Frame 1 (no input): blank canvas, image omitted
Frame 60 (the mouse pressed at the canvas centre just before this capture): blank canvas, image omitted
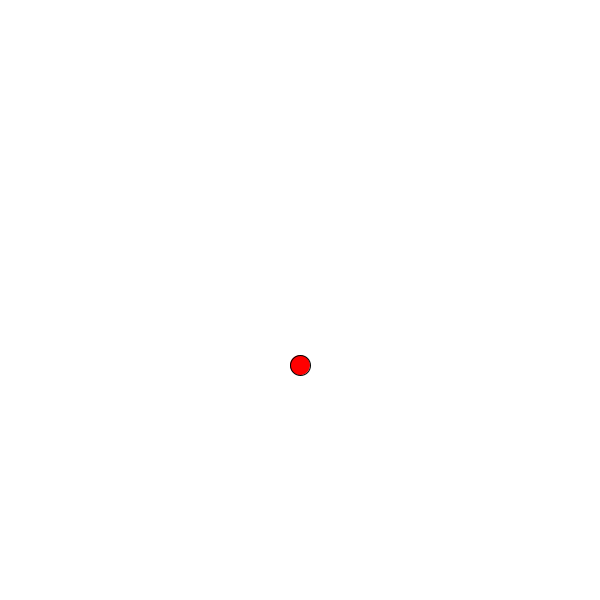
Frame 120 (the mouse held since frame 60 and released just before this capture)

The Processing sketch whose frames 1 and 60 were blank and that drew this single picture after the mouse press (run headless with seeded random() and noise(); from frame 60 on, the mouse is pressed at the canvas centre):

// Processing sketch: processing_78819
// ── processing_78819.pde

boolean firstObjCreated = false;
int projectileCount = 0, maxNumProjectiles = 20, ballSize = 20;
Projectile[] projectile = new Projectile[maxNumProjectiles];

void setup() {
  size(600, 600);
  background(255);
  fill(255,0,0);
}

void mousePressed() {
  float xPos = mouseX, yPos = mouseY;
  firstObjCreated = true;

  if (projectileCount < maxNumProjectiles) {
    float startYspeed = map(yPos, 0, height, 45, 10);
    projectile[projectileCount] = new Projectile(xPos, yPos, startYspeed);

    projectileCount++;
  }
}

void keyPressed() {
  if (firstObjCreated) {
    if (key == ' ') {
      for (int i=0; i<projectileCount; i++) {
        projectile[i].stopProjectile();
      }
      projectileCount = 0;
    }
  }
}

void draw() {
  if (firstObjCreated==true) {
    background(255);

    for (int i=0; i<projectileCount; i++) {
      projectile[i].animateProjectile();
    }
  }
}

class Projectile
{
  boolean active, bounced;
  float startYspeed, ySpeed, gravity, xPos, yPos;

  Projectile(float tempXpos, float tempYpos, float tempStartYspeed) {
    active = true;
    bounced = false;

    startYspeed = tempStartYspeed;
    ySpeed = startYspeed;
    gravity = -1.65;

    xPos = tempXpos;
    yPos = tempYpos;
  }

  void animateProjectile() {
    if (active) {
      if (yPos <= height) {
        if (bounced) {
          yPos -= ySpeed;
          ellipse(xPos, yPos, ballSize, ballSize);
          ySpeed += gravity;
        }
        else {
          yPos += ySpeed;
          ellipse(xPos, yPos, ballSize, ballSize);
          ySpeed -= gravity;

          if (yPos >= height)
            bounced = true;
        }
      }
      else {
        yPos = height;
        ySpeed = startYspeed;
      }
    }
  }

  void stopProjectile() {
    background(255);
    active = false;
  }
}
